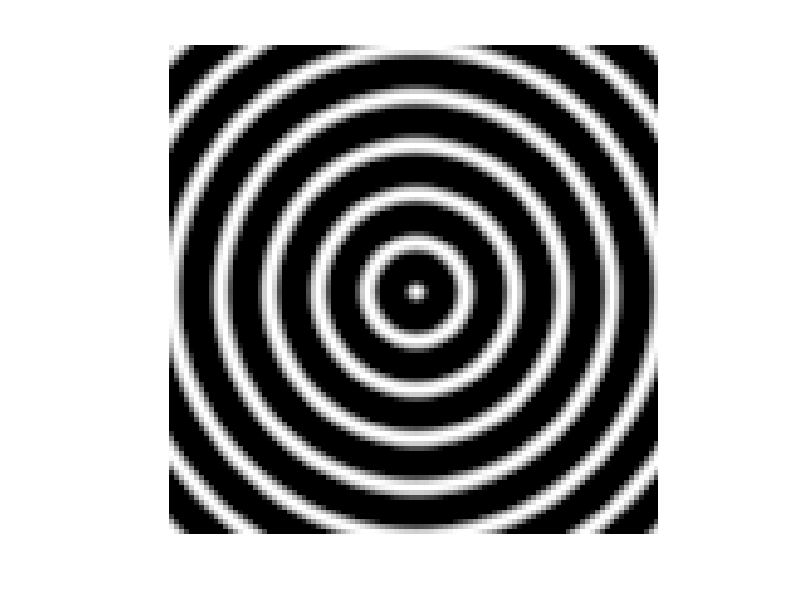

Recreate this plot in MATLAB.
xa = 1/10;
x1 = 0:xa:5-xa;
x2 = 0:xa:5-xa;
[x1,x2] = meshgrid(x1,x2);
y = cos(2*pi*(x1-2*x2));
##figure(1);
##imshow(y);

x1 = -5:xa:5-xa;
x2 = -5:xa:5-xa;
[x1,x2] = meshgrid(x1,x2);
z = cos(2*pi*sqrt(x1.^2 + x2.^2));
figure(2);
imshow(z);